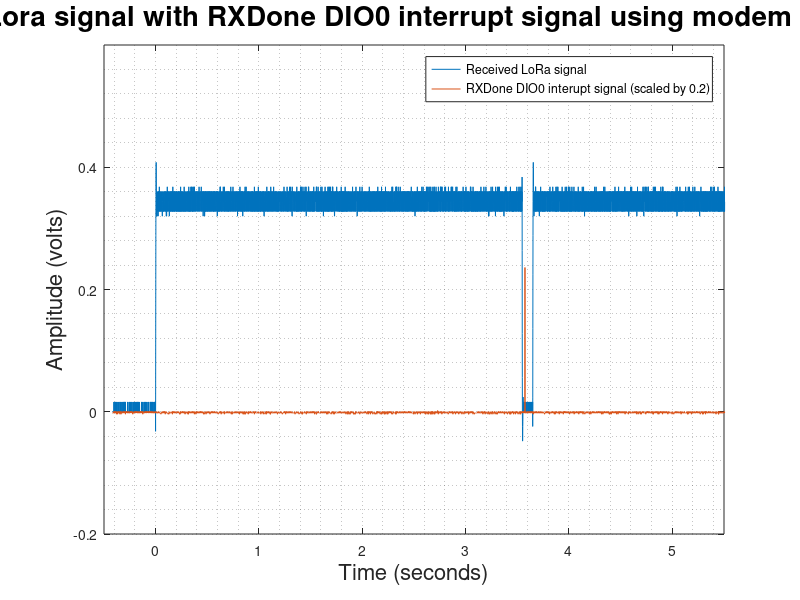
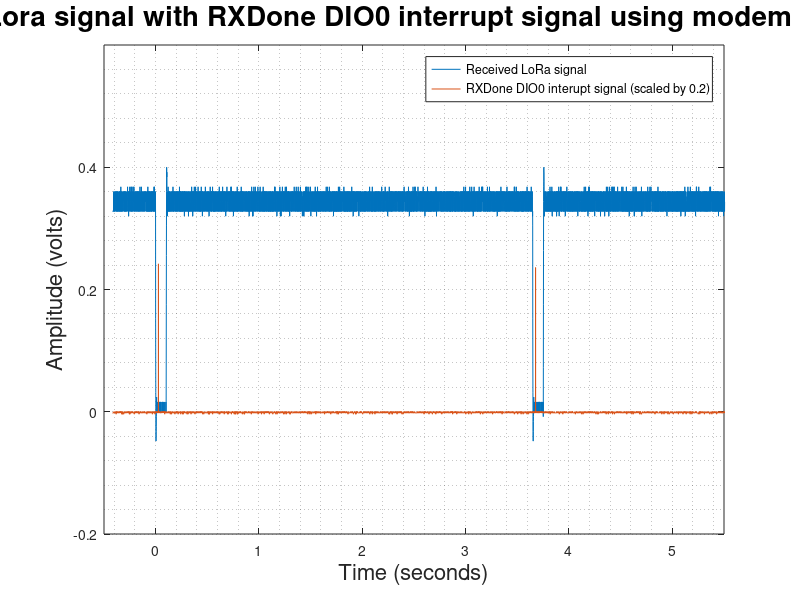
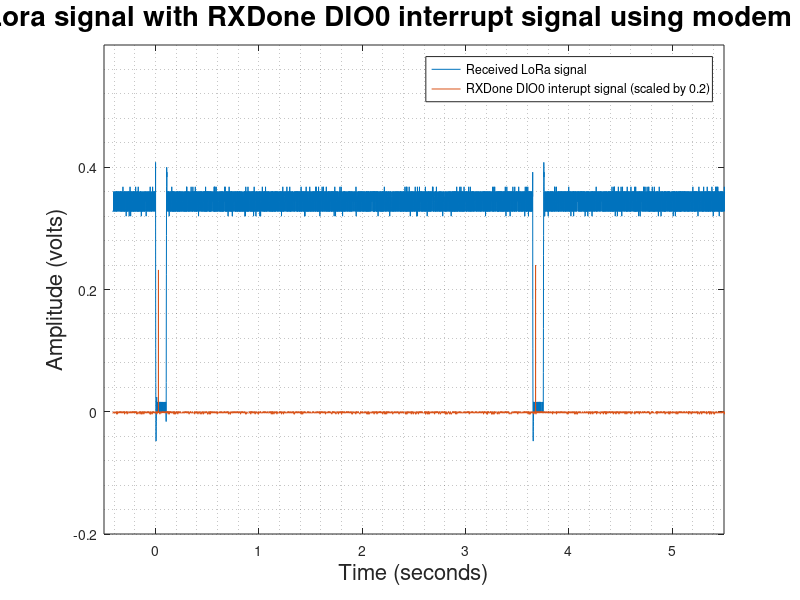
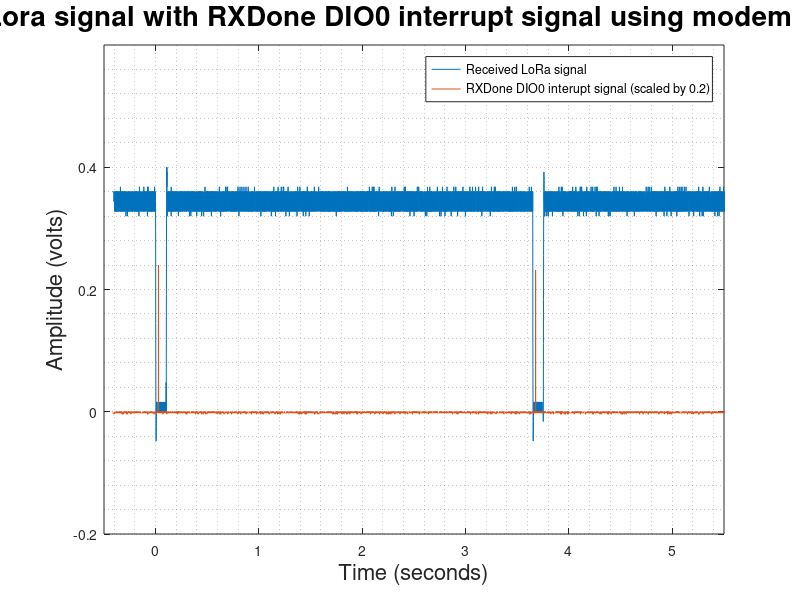

Here is the MATLAB script that generated these plots, in order:
load data1.mat
figure
plot(time,ch1*-1)
hold on; grid minor; xlim([-0.5 5.5]); ylim([-0.2 0.6]);
plot(time,(ch2/20))
legend('Received LoRa signal','RXDone DIO0 interupt signal (scaled by 0.2)');
title('Telemetry Packet Lora signal with RXDone DIO0 interrupt signal using modem setting 3 (long range)','fontSize',20);
xlabel('Time (seconds)','fontSize',16);
ylabel('Amplitude (volts)','fontSize',16);

load data2.mat
figure
plot(time,ch1*-1)
hold on; grid minor; xlim([-0.5 5.5]); ylim([-0.2 0.6]);
plot(time,(ch2/20))
legend('Received LoRa signal','RXDone DIO0 interupt signal (scaled by 0.2)');
title('Telemetry Packet Lora signal with RXDone DIO0 interrupt signal using modem setting 3 (long range)','fontSize',20);
xlabel('Time (seconds)','fontSize',16);
ylabel('Amplitude (volts)','fontSize',16);

load data3.mat
figure
plot(time,ch1*-1)
hold on; grid minor; xlim([-0.5 5.5]); ylim([-0.2 0.6]);
plot(time,(ch2/20))
legend('Received LoRa signal','RXDone DIO0 interupt signal (scaled by 0.2)');
title('Telemetry Packet Lora signal with RXDone DIO0 interrupt signal using modem setting 3 (long range)','fontSize',20);
xlabel('Time (seconds)','fontSize',16);
ylabel('Amplitude (volts)','fontSize',16);

load data4.mat
figure
plot(time,ch1*-1)
hold on; grid minor; xlim([-0.5 5.5]); ylim([-0.2 0.6]);
plot(time,(ch2/20))
legend('Received LoRa signal','RXDone DIO0 interupt signal (scaled by 0.2)');
title('Telemetry Packet Lora signal with RXDone DIO0 interrupt signal using modem setting 3 (long range)','fontSize',20);
xlabel('Time (seconds)','fontSize',16);
ylabel('Amplitude (volts)','fontSize',16);

load data5.mat
figure
plot(time,ch1*-1)
hold on; grid minor; xlim([-0.5 5.5]); ylim([-0.2 0.6]);
plot(time,(ch2/20))
legend('Received LoRa signal','RXDone DIO0 interupt signal (scaled by 0.2)');
title('Telemetry Packet Lora signal with RXDone DIO0 interrupt signal using modem setting 2 (long range)','fontSize',20);
xlabel('Time (seconds)','fontSize',16);
ylabel('Amplitude (volts)','fontSize',16);

load data5.mat
figure
plot(time,ch1*-1)
hold on; grid minor; xlim([-0.5 5.5]); ylim([-0.2 0.6]);
plot(time,(ch2/20))
legend('Received LoRa signal','RXDone DIO0 interupt signal (scaled by 0.2)');
title('Telemetry Packet Lora signal with RXDone DIO0 interrupt signal using modem setting 3 (long range)','fontSize',20);
xlabel('Time (seconds)','fontSize',16);
ylabel('Amplitude (volts)','fontSize',16);

load data6.mat
figure
plot(time,ch1*-1)
hold on; grid minor; xlim([-0.5 5.5]); ylim([-0.2 0.6]);
plot(time,(ch2/20))
legend('Received LoRa signal','RXDone DIO0 interupt signal (scaled by 0.2)');
title('Telemetry Packet Lora signal with RXDone DIO0 interrupt signal using modem setting 3 (long range)','fontSize',20);
xlabel('Time (seconds)','fontSize',16);
ylabel('Amplitude (volts)','fontSize',16);

load data7.mat
figure
plot(time,ch1*-1)
hold on; grid minor; xlim([-0.5 5.5]); ylim([-0.2 0.6]);
plot(time,(ch2/20))
legend('Received LoRa signal','RXDone DIO0 interupt signal (scaled by 0.2)');
title('Telemetry Packet Lora signal with RXDone DIO0 interrupt signal using modem setting 3 (long range)','fontSize',20);
xlabel('Time (seconds)','fontSize',16);
ylabel('Amplitude (volts)','fontSize',16);

load data8.mat
figure
plot(time,ch1*-1)
hold on; grid minor; xlim([-0.5 5.5]); ylim([-0.2 0.6]);
plot(time,(ch2/20))
legend('Received LoRa signal','RXDone DIO0 interupt signal (scaled by 0.2)');
title('Telemetry Packet Lora signal with RXDone DIO0 interrupt signal using modem setting 3 (long range)','fontSize',20);
xlabel('Time (seconds)','fontSize',16);
ylabel('Amplitude (volts)','fontSize',16);

load data9.mat
figure
plot(time,ch1*-1)
hold on; grid minor; xlim([-0.5 5.5]); ylim([-0.2 0.6]);
plot(time,(ch2/20))
legend('Received LoRa signal','RXDone DIO0 interupt signal (scaled by 0.2)');
title('Telemetry Packet Lora signal with RXDone DIO0 interrupt signal using modem setting 3 (long range)','fontSize',20);
xlabel('Time (seconds)','fontSize',16);
ylabel('Amplitude (volts)','fontSize',16);

load data10.mat
figure
plot(time,ch1*-1)
hold on; grid minor; xlim([-0.5 5.5]); ylim([-0.2 0.6]);
plot(time,(ch2/20))
legend('Received LoRa signal','RXDone DIO0 interupt signal (scaled by 0.2)');
title('Telemetry Packet Lora signal with RXDone DIO0 interrupt signal using modem setting 3 (long range)','fontSize',20);
xlabel('Time (seconds)','fontSize',16);
ylabel('Amplitude (volts)','fontSize',16);